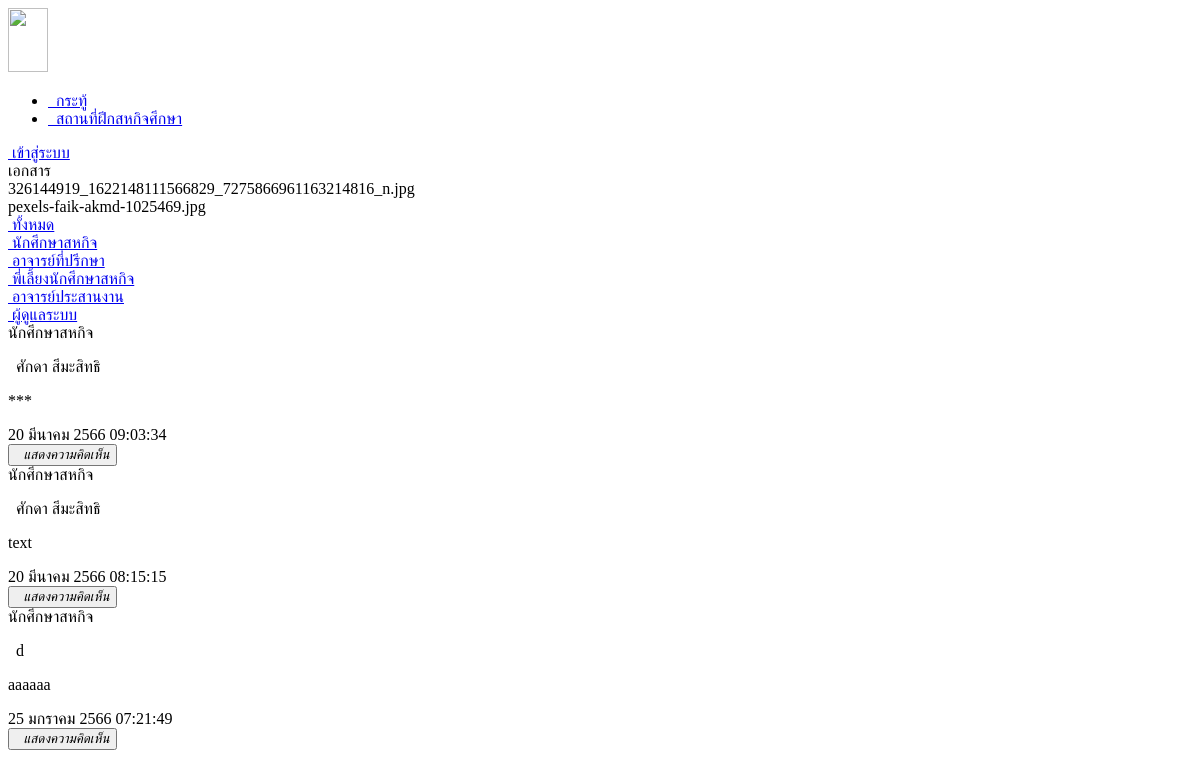
The app's page /indexmes1.php with its own data.
### tables this page shows
CREATE TABLE `document_file` (
  `id` int(10) NOT NULL,
  `user_uploadfile` text NOT NULL COMMENT 'ชื่อผู้อัพโหลดไฟล์',
  `name_file` varchar(255) NOT NULL,
  `date_addfile` timestamp NOT NULL DEFAULT current_timestamp() ON UPDATE current_timestamp()
);

CREATE TABLE `tb_postmessage` (
  `id` int(10) NOT NULL,
  `id_userpost` varchar(10) NOT NULL,
  `imge` varchar(255) NOT NULL,
  `userpost` varchar(255) NOT NULL COMMENT 'ผู้สร้างโพสต์',
  `headding` varchar(255) NOT NULL COMMENT 'หัวเรื่อง',
  `textmes` varchar(255) NOT NULL COMMENT 'ข้อความ',
  `date` timestamp NOT NULL DEFAULT current_timestamp() ON UPDATE current_timestamp() COMMENT 'เวลาโพสต์'
);

### indexmes1.php (the view, shortened to what this page needs)
<?php
require_once 'dbconnect.php';
?>
<!DOCTYPE html>
<html lang="en">
<link rel="stylesheet" href="style.css" />
<body>
    <header class="bg-dark p-4 mb-3 border-bottom">
        <div class="container">
            <div class="d-flex flex-wrap align-items-center justify-content-center justify-content-lg-start ">
                <div class="d-flex align-items-center mb-2 mb-lg-0 text-dark text-decoration-none">
                    <img src="Logo.png" width="40" height="64">&nbsp;&nbsp;
                </div>
                <ul class="nav col-12 col-lg-auto me-lg-auto mb-2 justify-content-center fs-5 mb-md-0">
                    <li><a href="indexmes.php" class="nav-link px-2 link-secondary"><i class="fa-regular fa-message"></i>&nbsp;&nbsp;กระทู้</a></li>
                    <li><a href="index2.php" class="nav-link px-2 link-light"><i class="fa-solid fa-map-location-dot"></i>&nbsp;&nbsp;สถานที่ฝึกสหกิจศึกษา</a></li>
                </ul>
                <a class="btn btn btn-outline-light" href="home.php" role="button"><i class="fa-solid fa-lock"></i>&nbsp;เข้าสู่ระบบ</a>
            </div>
        </div>
    </header>
    <div class="container text-center ">
        <div class="row">
            <div class="col-12 col-md-3 col-sm-12 mb-3">
                <div class="card text-start">
                    <div class="card-header text-start bg-dark text-light fs-5">
                        เอกสาร
                    </div>
                    <div class="card-body bg-light">
                        <?php
                        $result1 = mysqli_query($conn, "SELECT name_file FROM document_file ORDER BY id DESC");
                        if (mysqli_num_rows($result1) > 0) {
                            while ($row = mysqli_fetch_assoc($result1)) {
                        ?>
                                <div class="container text-center">
                                    <div class="row mt-2">
                                        <div class="col col-sm-6 col-md-6 text-start">
                                            <?php echo $row["name_file"]; ?>
                                        </div>
                                    </div>
                                </div><?php
                                    }
                                } else {
                                    echo "ไม่มีเอกสาร";
                                }
                                        ?>
                    </div>
                </div>
            </div>
            <div class="col-12 col-md-9 col-sm-12">
                <div class="row">
                    <div class="col mb-3">
                        <div class="card bg-light">
                            <div class="card-body">
                                <div class="container text-center">
                                    <div class="row row-cols-5">
                                        <div class="col-12 col-sm-4 mb-2">
                                            <a class="btn btn btn-outline-primary w-100" href="indexmes.php" role="button"><i class="fa-solid fa-users"></i>&nbsp;ทั้งหมด</a>
                                        </div>
                                        <div class="col-12 col-sm-4 mb-2">
                                            <a class="btn btn btn-primary w-100" href="indexmes1.php" role="button"><i class="fa-solid fa-user"></i>&nbsp;นักศึกษาสหกิจ</a>
                                        </div>
                                        <div class="col-12 col-sm-4 mb-2">
                                            <a class="btn btn btn-outline-primary w-100" href="indexmes2.php" role="button"><i class="fa-solid fa-user"></i>&nbsp;อาจารย์ที่ปรึกษา</a>
                                        </div>
                                        <div class="col-12 col-sm-4 mb-2">
                                            <a class="btn btn btn-outline-primary w-100" href="indexmes3.php" role="button"><i class="fa-solid fa-user"></i>&nbsp;พี่เลี้ยงนักศึกษาสหกิจ</a>
                                        </div>
                                        <div class="col-12 col-sm-4 mb-2">
                                            <a class="btn btn btn-outline-primary w-100" href="indexmes4.php" role="button"><i class="fa-solid fa-user"></i>&nbsp;อาจารย์ประสานงาน</a>
                                        </div>
                                        <div class="col-12 col-sm-4 mb-2">
                                            <a class="btn btn btn-outline-primary w-100" href="indexmes5.php" role="button"><i class="fa-solid fa-user-shield"></i>&nbsp;ผู้ดูแลระบบ</a>
                                        </div>
                                    </div>
                                </div>
                            </div>
                        </div>
                    </div>
                </div>
                <?php
                $result = mysqli_query($conn, "SELECT * FROM `tb_postmessage` WHERE `headding` LIKE '1' ORDER BY `id` DESC");
                if (mysqli_num_rows($result) > 0) {
                    while ($row = mysqli_fetch_array($result)) {
                ?>
                        <div class="card bg-light mb-3">
                            <div class="card-header ">
                                <div class="row">
                                    <div class="col text-start">
                                        <span class="fs-5"><?php if ($row['headding'] == "1") {
                                                                echo "นักศึกษาสหกิจ";
                                                            } else if ($row['headding'] == "2") {
                                                                echo "อาจารย์ที่ปรึกษา";
                                                            } else if ($row['headding'] == "3") {
                                                                echo "พี่เลี้ยงของนักศึกษาสหกิจ";
                                                            } else if ($row['headding'] == "4") {
                                                                echo "อาจารย์ประสานงาน";
                                                            } else if ($row['headding'] == "5") {
                                                                echo "ผู้ดูแลระบบ";
                                                            } ?>
                                        </span>
                                    </div>
                                </div>
                            </div>
                            <div class="card-body">
                                <div class="row">
                                    <div class="col-12 text-start">
                                        <p class="fs-5">
                                            <i class="fa-solid fa-circle-user fa-lg"></i>&nbsp;&nbsp;<?php echo $row["userpost"]; ?>
                                        </p>
                                        <p class="fs-5"><?php echo $row["textmes"]; ?></p>
                                        <div class="text-muted fs-6"><?php
                                                                        $thai_month = array("มกราคม", "กุมภาพันธ์", "มีนาคม", "เมษายน", "พฤษภาคม", "มิถุนายน", "กรกฎาคม", "สิงหาคม", "กันยายน", "ตุลาคม", "พฤศจิกายน", "ธันวาคม");
                                                                        echo date('d', strtotime($row['date'])) . ' ' . $thai_month[date('m', strtotime($row['date'])) - 1] . ' ' . (date('Y', strtotime($row['date'])) + 543) . ' ' . date('H:i:s', strtotime($row['date']));
                                                                        ?></div>
                                    </div>
                                </div>
                            </div>
                            <div class="card-footer text-start">
                                <button type="button" class="btn border border-0 disabled" name="btnindexmes"><i class="fa-regular fa-message">&nbsp;&nbsp;แสดงความคิดเห็น</i></button>
                            </div>
                        </div>
                <?php
                    }
                } else {
                    echo "ไม่มีการโพสข้อมูล";
                }
                ?>
            </div>
        </div>
    </div>
</body>
</html>

### records on screen
document_file: name_file "326144919_1622148111566829_7275866961163214816_n.jpg"
document_file: name_file "pexels-faik-akmd-1025469.jpg"
tb_postmessage: headding "นักศึกษาสหกิจ", userpost "ศักดา สีมะสิทธิ", textmes "***", date "20", date "มีนาคม", date "2566", date "09:03:34"
tb_postmessage: headding "นักศึกษาสหกิจ", userpost "ศักดา สีมะสิทธิ", textmes "text", date "20", date "มีนาคม", date "2566", date "08:15:15"
tb_postmessage: headding "นักศึกษาสหกิจ", userpost "d", textmes "aaaaaa", date "25", date "มกราคม", date "2566", date "07:21:49"
